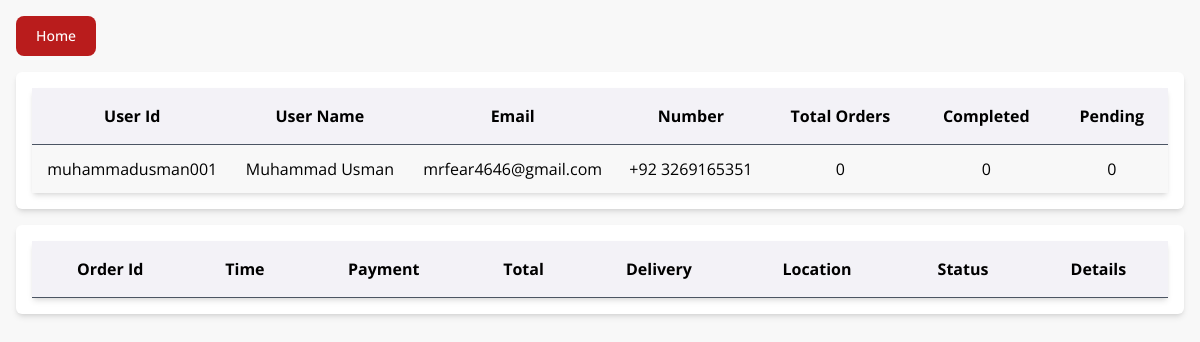
Page /user.php (signed in) on the committed database.
### tables this page shows
CREATE TABLE `users` (
  `id` varchar(50) NOT NULL,
  `name` text NOT NULL,
  `email` text NOT NULL,
  `number` text NOT NULL,
  `password` text NOT NULL,
  `admin` int(11) NOT NULL
);

### user.php (the view, shortened to what this page needs)
<?php
$user_id = $_SESSION["id"];
include ("partials/_dbconnect.php");
?>
<!DOCTYPE html>
<html lang="en">
<head>
    <link href="side/style.css" rel="stylesheet">
</head>
<body class="open-sans bg-[#F8F8F8]">
    <div class="m-4">
        <div class="flex">
            <a href="/"
                class="text-white bg-red-700 hover:bg-red-800 focus:ring-4 focus:outline-none focus:ring-red-300 font-medium rounded-lg text-sm px-5 py-2.5 text-center">
                Home
            </a>
        </div>
    </div>
    <div class="m-4 p-4 bg-white rounded-md shadow-md container min-w-[calc(100%-32px)] max-w-[calc(100%-32px)]"
        id="user">
        <table class="w-full shadow-md">
            <thead>
                <tr class="border-b-gray-600 border-b bg-[#F3F2F7]">
                    <th scope="col" class="p-4">User Id</th>
                    <th scope="col" class="p-4">User Name</th>
                    <th scope="col" class="p-4">Email</th>
                    <th scope="col" class="p-4">Number</th>
                    <th scope="col" class="p-4">Total Orders</th>
                    <th scope="col" class="p-4">Completed</th>
                    <th scope="col" class="p-4">Pending</th>
                </tr>
            </thead>
            <tbody>
                <?php
                $total = 0;
                $completed = 0;
                $pending = 0;
                $sql = "SELECT * FROM `users` WHERE `id` = ?";
                $stmt = mysqli_prepare($conn, $sql);
                mysqli_stmt_bind_param($stmt, "s", $user_id);
                mysqli_stmt_execute($stmt);
                $result = mysqli_stmt_get_result($stmt);
                while ($row = mysqli_fetch_assoc($result)) {
                    echo '<tr class="border-b-gray-500 border-b bg-[#F8F8F8] last:border-b-0">
                        <td class="text-center py-3">' . $row["id"] . '</td>
                        <td class="text-center py-3">' . $row["name"] . '</td>
                        <td class="text-center py-3">' . $row["email"] . '</td>
                        <td class="text-center py-3">' . $row["number"] . '</td>
                        <td class="text-center py-3">' . $total . '</td>
                        <td class="text-center py-3">' . $completed . '</td>
                        <td class="text-center py-3">' . $pending . '</td>
                    </tr>';
                }
                ?>
            </tbody>
        </table>
    </div>
    <div class="m-4 p-4 bg-white rounded-md shadow-md container min-w-[calc(100%-32px)] max-w-[calc(100%-32px)]"
        id="order">
        <table class="w-full shadow-md">
            <thead>
                <tr class="border-b-gray-600 border-b bg-[#F3F2F7]">
                    <th scope="col" class="p-4">Order Id</th>
                    <th scope="col" class="p-4">Time</th>
                    <th scope="col" class="p-4">Payment</th>
                    <th scope="col" class="p-4">Total</th>
                    <th scope="col" class="p-4">Delivery</th>
                    <th scope="col" class="p-4">Location</th>
                    <th scope="col" class="p-4">Status</th>
                    <th scope="col" class="p-4">Details</th>
                </tr>
            </thead>
        </table>
    </div>
</body>
</html>

### side/style.css (style rules this page uses)
html, :host { line-height: 1.5; -webkit-text-size-adjust: 100%; -moz-tab-size: 4; -o-tab-size: 4; tab-size: 4; font-family: ui-sans-serif, system-ui, sans-serif, "Apple Color Emoji", "Segoe UI Emoji", "Segoe UI Symbol", "Noto Color Emoji"; font-feature-settings: normal; font-variation-settings: normal; -webkit-tap-highlight-color: transparent; }
body { margin: 0; line-height: inherit; }
a { color: inherit; text-decoration: inherit; }
table { text-indent: 0; border-color: inherit; border-collapse: collapse; }
.container { width: 100%; }
@media (min-width: 640px) { .container { max-width: 640px; } }
@media (min-width: 768px) { .container { max-width: 768px; } }
@media (min-width: 1024px) { .container { max-width: 1024px; } }
.m-4 { margin: 1rem; }
.flex { display: flex; }
.w-full { width: 100%; }
.min-w-\[calc\(100\%-32px\)\] { min-width: calc(100% - 32px); }
.max-w-\[calc\(100\%-32px\)\] { max-width: calc(100% - 32px); }
.rounded-lg { border-radius: 0.5rem; }
.rounded-md { border-radius: 0.375rem; }
.border-b { border-bottom-width: 1px; }
.border-b-gray-500 { --tw-border-opacity: 1; border-bottom-color: rgb(107 114 128 / var(--tw-border-opacity)); }
.border-b-gray-600 { --tw-border-opacity: 1; border-bottom-color: rgb(75 85 99 / var(--tw-border-opacity)); }
.bg-\[\#F3F2F7\] { --tw-bg-opacity: 1; background-color: rgb(243 242 247 / var(--tw-bg-opacity)); }
.bg-\[\#F8F8F8\] { --tw-bg-opacity: 1; background-color: rgb(248 248 248 / var(--tw-bg-opacity)); }
.bg-red-700 { --tw-bg-opacity: 1; background-color: rgb(185 28 28 / var(--tw-bg-opacity)); }
.bg-white { --tw-bg-opacity: 1; background-color: rgb(255 255 255 / var(--tw-bg-opacity)); }
.p-4 { padding: 1rem; }
.px-5 { padding-left: 1.25rem; padding-right: 1.25rem; }
.py-2\.5 { padding-top: 0.625rem; padding-bottom: 0.625rem; }
.py-3 { padding-top: 0.75rem; padding-bottom: 0.75rem; }
.text-center { text-align: center; }
.text-sm { font-size: 0.875rem; line-height: 1.25rem; }
.font-medium { font-weight: 500; }
.text-white { --tw-text-opacity: 1; color: rgb(255 255 255 / var(--tw-text-opacity)); }
.shadow-md { --tw-shadow: 0 4px 6px -1px rgb(0 0 0 / 0.1), 0 2px 4px -2px rgb(0 0 0 / 0.1); --tw-shadow-colored: 0 4px 6px -1px var(--tw-shadow-color), 0 2px 4px -2px var(--tw-shadow-color); box-shadow: var(--tw-ring-offset-shadow, 0 0 #0000), var(--tw-ring-shadow, 0 0 #0000), var(--tw-shadow); }
.open-sans { font-family: "Open Sans", sans-serif; font-optical-sizing: auto; font-weight: 400; font-style: normal; font-variation-settings: "wdth" 100; }
.last\:border-b-0:last-child { border-bottom-width: 0px; }

### rows in the picture
users: id "muhammadusman001", name "Muhammad Usman", email "mrfear4646@gmail.com", number "+92 3269165351", total "0", completed "0", pending "0"
